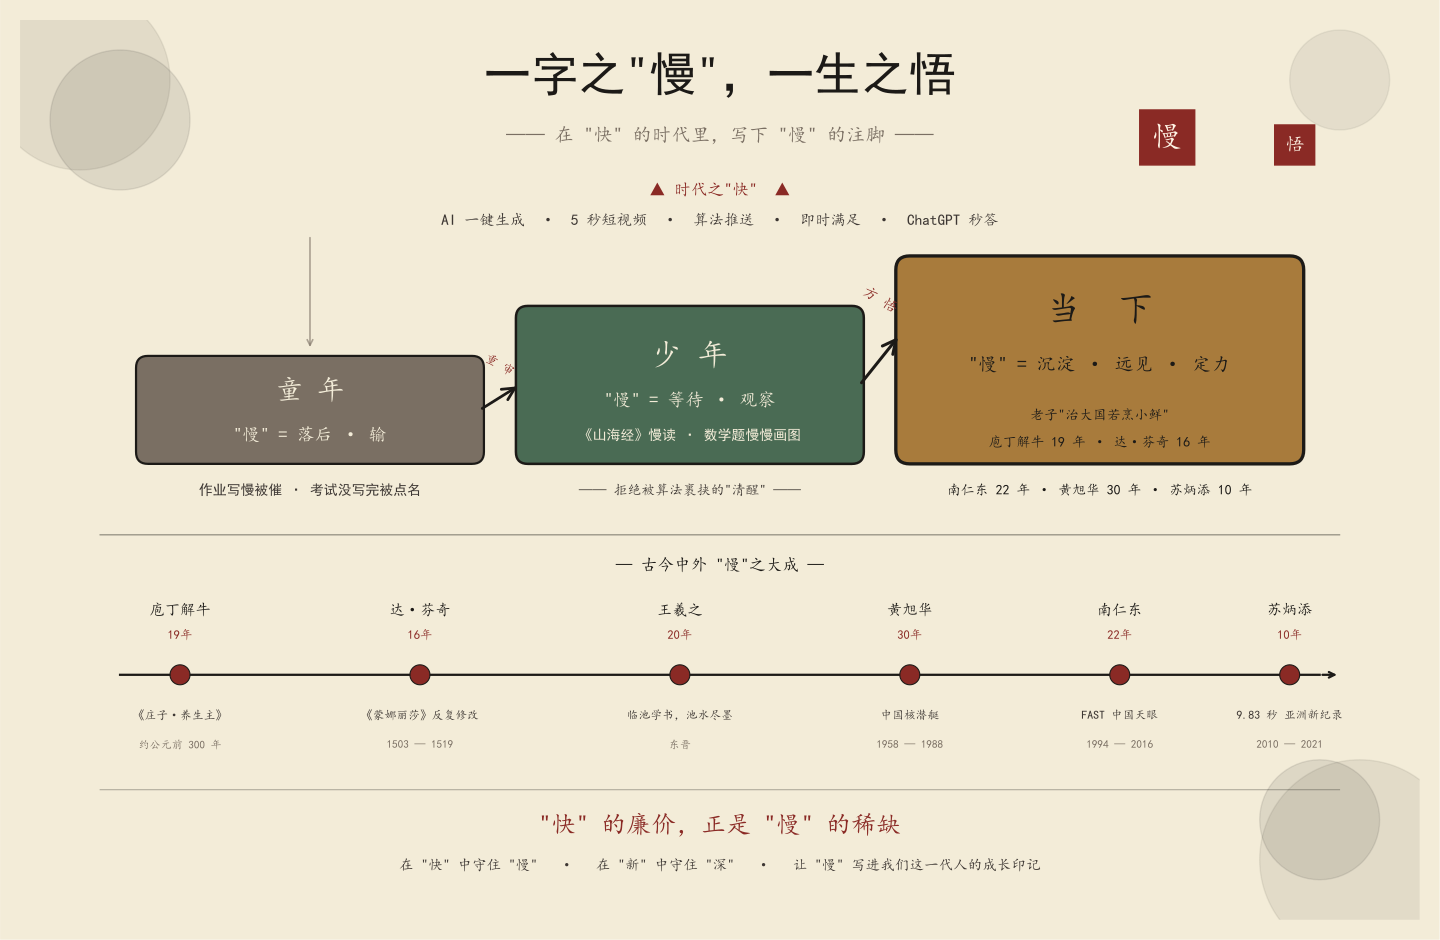

Here is the Python script that generated this plot:
# -*- coding: utf-8 -*-
"""
配图 for 《一字之"慢"，一生之悟》
- 主题: 慢字理解的三次蜕变
- 风格: 东方水墨 / 宣纸质朴
- 输出: essay-illustration.png / .pdf
"""

import matplotlib.pyplot as plt
import matplotlib.patches as mpatches
from matplotlib.patches import Rectangle, FancyBboxPatch, Circle, FancyArrowPatch
from matplotlib.lines import Line2D
import numpy as np

# ---------- 字体 ----------
plt.rcParams['font.sans-serif'] = ['SimHei', 'Microsoft YaHei', 'STHeiti', 'KaiTi', 'DejaVu Sans']
plt.rcParams['axes.unicode_minus'] = False
plt.rcParams['font.family'] = 'sans-serif'

# ---------- 配色（水墨 / 宣纸 / 朱砂） ----------
BG       = '#f3ecd8'   # 宣纸底色
INK      = '#1c1a17'   # 浓墨
INK_SOFT = '#3d3733'   # 淡墨
GOLD     = '#a87b3c'   # 赭金
JADE     = '#4a6b54'   # 青碧
RED      = '#8a2a25'   # 朱砂
GRAY     = '#7a6f63'   # 灰褐
PAPER    = '#ebe1c3'   # 次浅宣纸

# ---------- 画布 ----------
fig = plt.figure(figsize=(14, 9), facecolor=BG)
ax = fig.add_axes([0, 0, 1, 1])
ax.set_xlim(0, 14)
ax.set_ylim(0, 9)
ax.axis('off')
ax.set_facecolor(BG)

# ---------- 装饰：左上角水墨晕染（用渐变圆模拟）----------
for i, (cx, cy, r, alpha) in enumerate([
    (0.6, 8.4, 0.9, 0.08),
    (1.0, 8.0, 0.7, 0.10),
    (13.4, 0.6, 1.0, 0.08),
    (13.0, 1.0, 0.6, 0.10),
    (13.2, 8.4, 0.5, 0.07),
]):
    circ = Circle((cx, cy), r, color=INK, alpha=alpha, zorder=1)
    ax.add_patch(circ)

# ---------- 顶部标题区 ----------
ax.text(7.0, 8.45, '一字之"慢"，一生之悟',
        ha='center', va='center', fontsize=34, weight='bold',
        color=INK, family='SimHei', zorder=5)

# 副标题
ax.text(7.0, 7.85, '—— 在 "快" 的时代里，写下 "慢" 的注脚 ——',
        ha='center', va='center', fontsize=14,
        color=GRAY, style='italic', family='KaiTi', zorder=5)

# 标题下小印章（朱砂方印）
seal = Rectangle((11.2, 7.55), 0.55, 0.55, facecolor=RED, edgecolor=RED, zorder=5)
ax.add_patch(seal)
ax.text(11.475, 7.825, '慢', ha='center', va='center',
        fontsize=22, color='#fff5e6', weight='bold', family='KaiTi', zorder=6)

# ---------- 中部：三阶蜕变主体 ----------
# 阶梯底座 (P1: 童年 慢=落后)
p1 = FancyBboxPatch((1.2, 4.6), 3.4, 1.0,
                    boxstyle="round,pad=0.04,rounding_size=0.12",
                    facecolor=GRAY, edgecolor=INK, linewidth=1.6, zorder=4)
ax.add_patch(p1)
ax.text(2.9, 5.30, '童 年', ha='center', va='center',
        fontsize=20, color='#f3ecd8', weight='bold', family='KaiTi', zorder=5)
ax.text(2.9, 4.85, '"慢" = 落后 · 输', ha='center', va='center',
        fontsize=13, color='#f3ecd8', family='KaiTi', zorder=5)
ax.text(2.9, 4.30, '作业写慢被催 · 考试没写完被点名',
        ha='center', va='center', fontsize=10, color=INK_SOFT, family='SimHei', zorder=5)

# 阶梯 (P2: 少年 慢=等待)
p2 = FancyBboxPatch((5.0, 4.6), 3.4, 1.5,
                    boxstyle="round,pad=0.04,rounding_size=0.12",
                    facecolor=JADE, edgecolor=INK, linewidth=1.8, zorder=4)
ax.add_patch(p2)
ax.text(6.7, 5.65, '少 年', ha='center', va='center',
        fontsize=22, color='#f3ecd8', weight='bold', family='KaiTi', zorder=5)
ax.text(6.7, 5.20, '"慢" = 等待 · 观察', ha='center', va='center',
        fontsize=13, color='#f3ecd8', family='KaiTi', zorder=5)
ax.text(6.7, 4.85, '《山海经》慢读 · 数学题慢慢画图',
        ha='center', va='center', fontsize=10, color='#f3ecd8', family='SimHei', zorder=5)
ax.text(6.7, 4.30, '—— 拒绝被算法裹挟的"清醒" ——',
        ha='center', va='center', fontsize=10, color=INK_SOFT, family='KaiTi', zorder=5)

# 阶梯 (P3: 当下 慢=沉淀)
p3 = FancyBboxPatch((8.8, 4.6), 4.0, 2.0,
                    boxstyle="round,pad=0.04,rounding_size=0.14",
                    facecolor=GOLD, edgecolor=INK, linewidth=2.4, zorder=4)
ax.add_patch(p3)
ax.text(10.8, 6.10, '当  下', ha='center', va='center',
        fontsize=26, color=INK, weight='bold', family='KaiTi', zorder=5)
ax.text(10.8, 5.55, '"慢" = 沉淀 · 远见 · 定力', ha='center', va='center',
        fontsize=14, color=INK, weight='bold', family='KaiTi', zorder=5)
ax.text(10.8, 5.05, '老子"治大国若烹小鲜"', ha='center', va='center',
        fontsize=10, color=INK, family='KaiTi', zorder=5)
ax.text(10.8, 4.78, '庖丁解牛 19 年 · 达·芬奇 16 年', ha='center', va='center',
        fontsize=10, color=INK, family='KaiTi', zorder=5)
ax.text(10.8, 4.30, '南仁东 22 年 · 黄旭华 30 年 · 苏炳添 10 年',
        ha='center', va='center', fontsize=10, color=INK, family='KaiTi', zorder=5)

# 上升箭头（蜕变方向）
arrow1 = FancyArrowPatch((4.6, 5.1), (5.0, 5.35),
                         arrowstyle='->', mutation_scale=22,
                         color=INK, linewidth=2.0, zorder=6)
ax.add_patch(arrow1)
arrow2 = FancyArrowPatch((8.4, 5.35), (8.8, 5.85),
                         arrowstyle='->', mutation_scale=24,
                         color=INK, linewidth=2.2, zorder=6)
ax.add_patch(arrow2)

# 上升文字（蜕变关键词）
ax.text(4.8, 5.55, '重 审', ha='center', va='center',
        fontsize=9, color=RED, family='KaiTi', rotation=-30, zorder=5)
ax.text(8.6, 6.20, '方 悟', ha='center', va='center',
        fontsize=11, color=RED, family='KaiTi', rotation=-30, zorder=5, weight='bold')

# ---------- 上方：快时代的"诱惑" ----------
ax.text(7.0, 7.30, '▲ 时代之"快"  ▲',
        ha='center', va='center', fontsize=12, color=RED, weight='bold', family='KaiTi', zorder=5)
fast_items = 'AI 一键生成  ·  5 秒短视频  ·  算法推送  ·  即时满足  ·  ChatGPT 秒答'
ax.text(7.0, 7.00, fast_items, ha='center', va='center',
        fontsize=11, color=INK_SOFT, family='KaiTi', zorder=5)

# 引出 → 慢
ax.annotate('', xy=(2.9, 5.7), xytext=(2.9, 6.85),
            arrowprops=dict(arrowstyle='->', color=GRAY, lw=1.2, alpha=0.6, zorder=3))

# ---------- 下方：底部金句与时间轴 ----------
# 分隔线
ax.plot([0.8, 13.2], [3.85, 3.85], color=INK, linewidth=0.8, alpha=0.5, zorder=2)

# 时间轴标题
ax.text(7.0, 3.55, '— 古今中外 "慢"之大成 —',
        ha='center', va='center', fontsize=12, color=INK, weight='bold', family='KaiTi', zorder=5)

# 时间轴主线
ax.plot([1.0, 13.0], [2.45, 2.45], color=INK, linewidth=1.6, zorder=4)
# 箭头端
ax.annotate('', xy=(13.2, 2.45), xytext=(13.0, 2.45),
            arrowprops=dict(arrowstyle='->', color=INK, lw=1.6, zorder=4))

# 时间节点 + 人物
events = [
    # (x, label_top, year_top, label_bottom, year_bottom)
    (1.6, '庖丁解牛',  '19年',  '《庄子·养生主》',          '约公元前 300 年'),
    (4.0, '达·芬奇',    '16年',  '《蒙娜丽莎》反复修改',     '1503 — 1519'),
    (6.6, '王羲之',     '20年',  '临池学书，池水尽墨',       '东晋'),
    (8.9, '黄旭华',     '30年',  '中国核潜艇',                '1958 — 1988'),
    (11.0, '南仁东',    '22年',  'FAST 中国天眼',             '1994 — 2016'),
    (12.7, '苏炳添',    '10年',  '9.83 秒 亚洲新纪录',        '2010 — 2021'),
]

for (x, name, years, desc, era) in events:
    # 节点圆点
    circ = Circle((x, 2.45), 0.10, facecolor=RED, edgecolor=INK, linewidth=0.8, zorder=5)
    ax.add_patch(circ)
    # 上方：人物 + 年数
    ax.text(x, 3.10, name, ha='center', va='center',
            fontsize=11, color=INK, weight='bold', family='KaiTi', zorder=5)
    ax.text(x, 2.85, years, ha='center', va='center',
            fontsize=9, color=RED, family='KaiTi', zorder=5)
    # 下方：描述 + 时代
    ax.text(x, 2.05, desc, ha='center', va='center',
            fontsize=8.5, color=INK_SOFT, family='KaiTi', zorder=5)
    ax.text(x, 1.75, era, ha='center', va='center',
            fontsize=8, color=GRAY, family='KaiTi', style='italic', zorder=5)

# ---------- 底部金句 ----------
ax.plot([0.8, 13.2], [1.30, 1.30], color=INK, linewidth=0.6, alpha=0.4, zorder=2)

ax.text(7.0, 0.95,
        '"快" 的廉价，正是 "慢" 的稀缺',
        ha='center', va='center', fontsize=18, color=RED, weight='bold', family='KaiTi', zorder=5)

ax.text(7.0, 0.55,
        '在 "快" 中守住 "慢"   ·   在 "新" 中守住 "深"   ·   让 "慢" 写进我们这一代人的成长印记',
        ha='center', va='center', fontsize=10.5, color=INK_SOFT, family='KaiTi', zorder=5)

# ---------- 四角装饰小元素 ----------
# 右上角小朱印
seal2 = Rectangle((12.55, 7.55), 0.4, 0.4, facecolor=RED, edgecolor=RED, zorder=5)
ax.add_patch(seal2)
ax.text(12.75, 7.75, '悟', ha='center', va='center',
        fontsize=14, color='#fff5e6', weight='bold', family='KaiTi', zorder=6)

# ---------- 保存 ----------
out_png = r'C:\download\develop\gaokao-essay-project\essay-illustration.png'
out_pdf = r'C:\download\develop\gaokao-essay-project\essay-illustration.pdf'

plt.savefig(out_png, dpi=180, facecolor=BG, bbox_inches='tight', pad_inches=0.2)
plt.savefig(out_pdf,            facecolor=BG, bbox_inches='tight', pad_inches=0.2)
plt.close()

print(f'配图已生成：\n  PNG: {out_png}\n  PDF: {out_pdf}')
